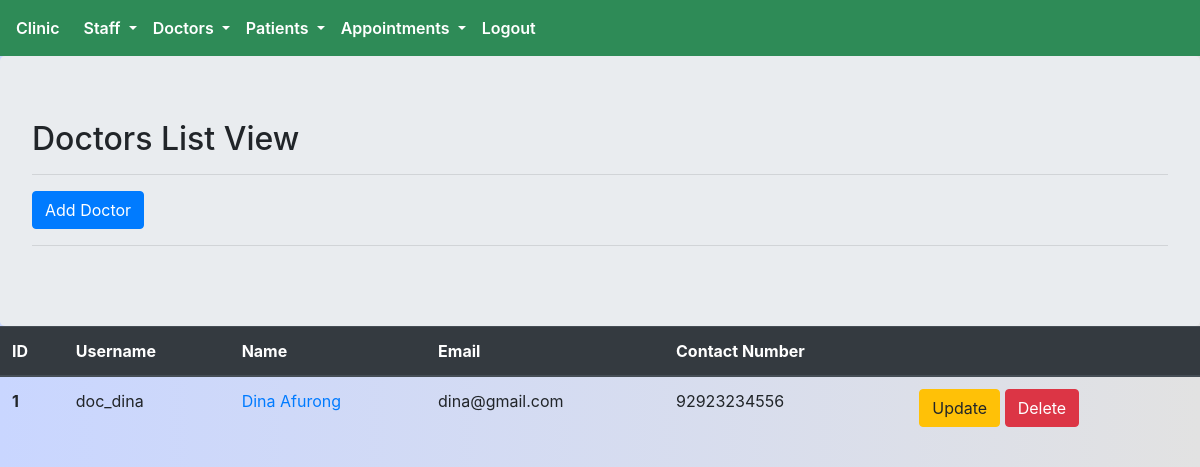
The app's page /doctor/list/ (signed in), older data.
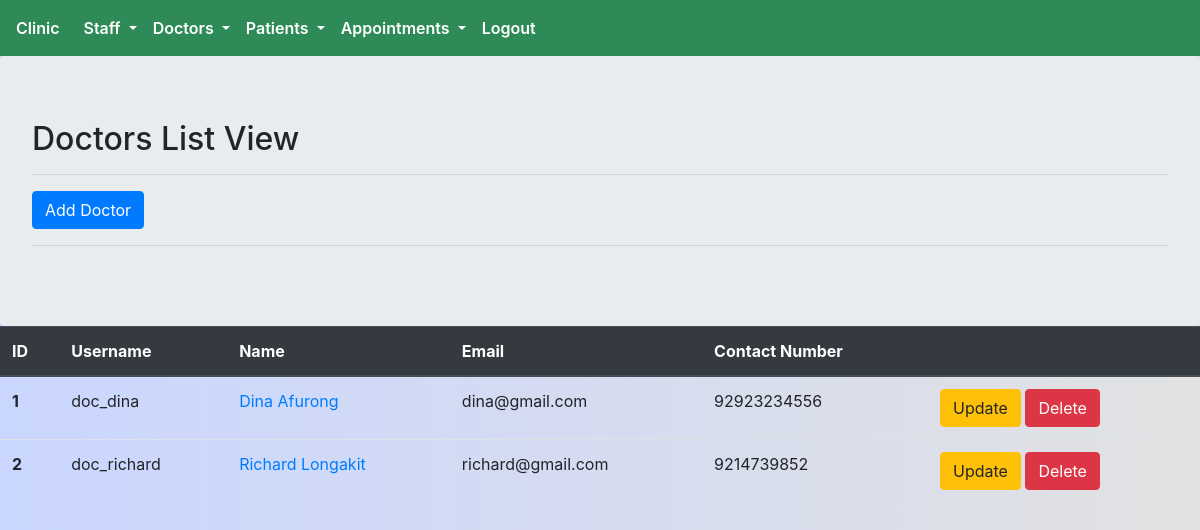
The same page, newer data.
### doctor/models.py (models this page shows, shortened)
class Doctor(models.Model):
    user = models.OneToOneField(User,on_delete=models.CASCADE)
    is_doctor = models.BooleanField(default=True)
    contact_number = models.PositiveIntegerField()
    profile_picture = models.ImageField(blank=True)

### doctor/views.py (the view)
# urls.py: path('list/',staff_member_required(views.Doctor_listview.as_view()),name='doctor_list'),
class Doctor_listview(generic.ListView):
    context_object_name = 'doctors'
    template_name = 'doctor/doctors_list.html'
    model = Doctor

### templates/doctor/doctors_list.html
{% extends 'core/base.html' %}
{% block head_block %}
{% load static %}
<link rel="stylesheet" href="{% static 'css/doctor_list.css'%}">
{% endblock head_block %}
{% block body_block %}
    <div class="jumbotron" style="margin-bottom: 0px !important;">
        <h2>Doctors List View</h2>
        <hr>
        <a href="{% url 'doctor:doctor_create'%}" class="btn btn-primary"> Add Doctor </a>
        <hr>
    </div>
    <div class="doctors-list-container">
        <table class="table">
            <thead class="thead-dark">
            <tr>
                <th scope="col">ID</th>
                <th scope="col">Username</th>
                <th scope="col">Name</th>
                <th scope="col">Email</th>
                <th scope="col">Contact Number</th>
                <th scope="col"></th>
            </tr>
            </thead>
            <tbody>
            {% for doctor in doctors %}
            <tr>
                <th scope="row">{{ doctor.id }}</th>
                <td>{{ doctor.user.username }}</td>
                <td><a href="{% url 'doctor:doctor_detail' pk=doctor.id %}">{{ doctor.user.first_name | title }} {{ doctor.user.last_name | title }}</a></td>
                <td>{{ doctor.user.email }}</td>
                <td>{{ doctor.contact_number }}</td>
                <td>
                    <a href="{% url 'doctor:doctor_update' pk=doctor.user.id %}" class="btn btn-warning">Update</a>
                    <a href="{% url 'doctor:doctor_delete' pk=doctor.id %}" class="btn btn-danger">Delete</a>
                </td>
            </tr>
            {% endfor %}
            </tbody>
        </table>
    </div>
{% endblock body_block %}

Row changes from the older to the newer data that the page shows:
added Doctor: id "2", user.username "doc_richard", user.first_name "Richard", user.last_name "Longakit", user.email "richard@gmail.com", contact_number "9214739852"
